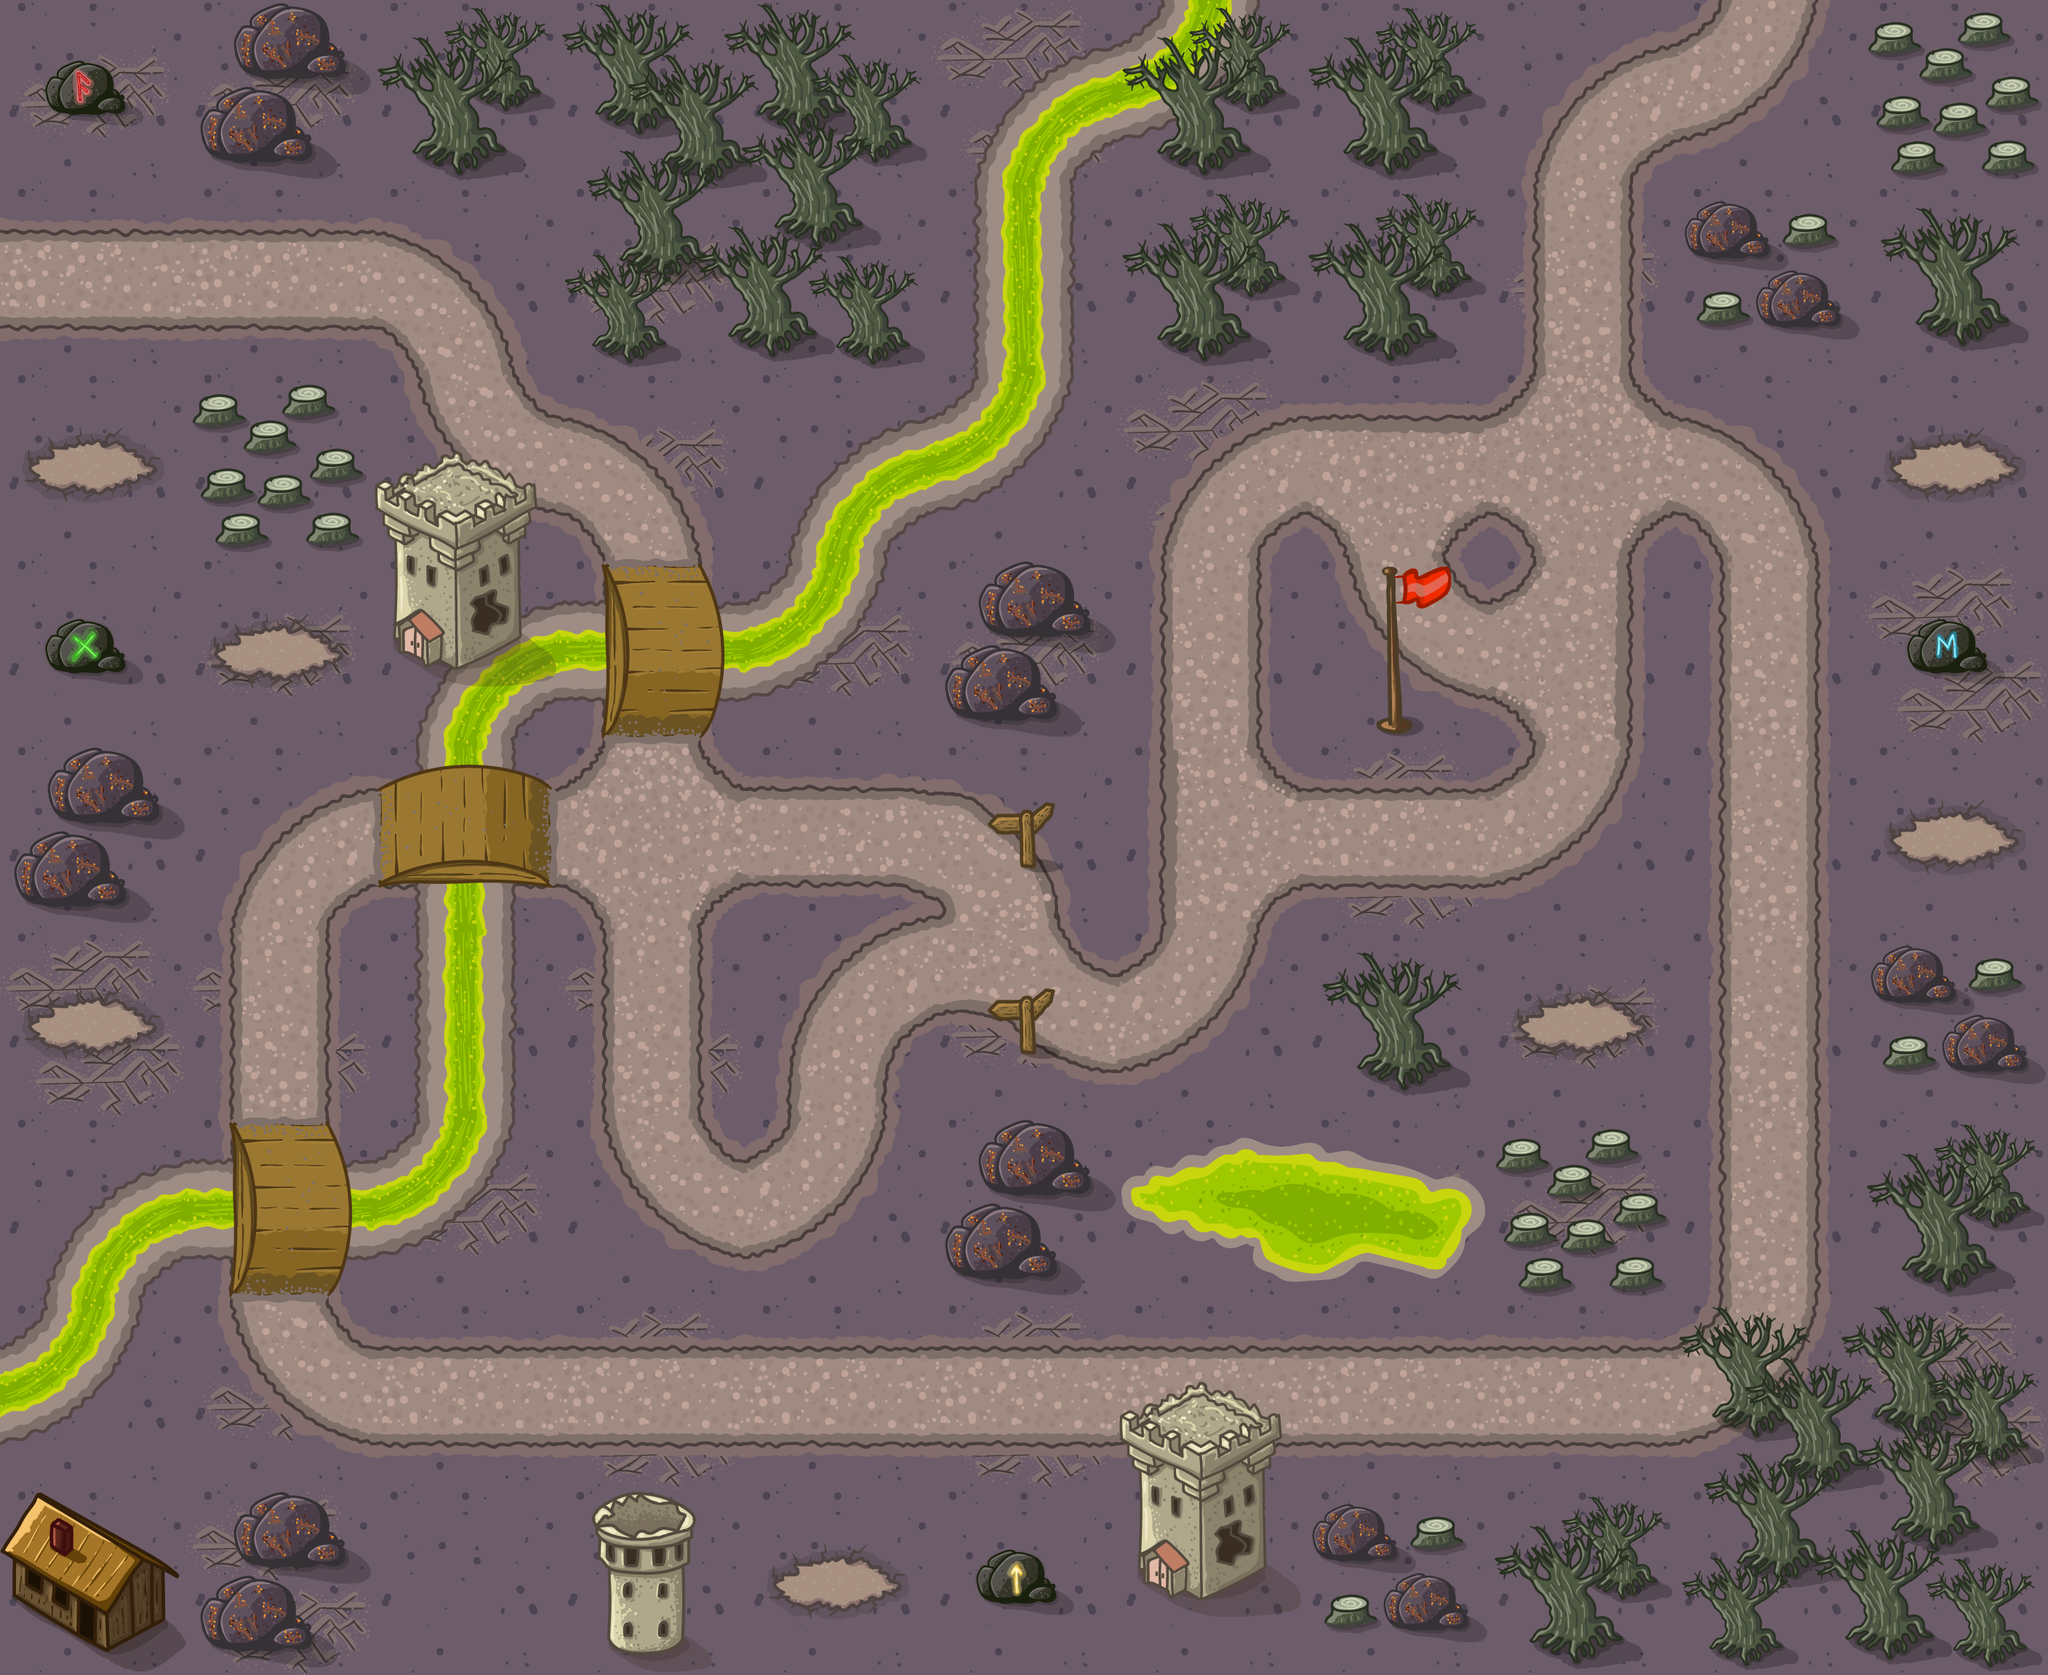

Below is a game level as drawn by its tile map, then a one-line description and the .tmx file that defines it, in full:
An orthogonal 11x9 tile map with 256x256 px tiles, 5 tile layers (bg, dec, road, river, ...).

<map version="1.5" tiledversion="1.7.2" orientation="orthogonal" renderorder="right-down" width="11" height="9" tilewidth="256" tileheight="256" infinite="0" nextlayerid="7" nextobjectid="1">
 <tileset firstgid="1" name="tail" tilewidth="256" tileheight="256" tilecount="49" columns="0">
  <grid orientation="orthogonal" width="1" height="1" />
  <tile id="105">
   <image width="256" height="256" source="../PNG/tail_3/1.png" />
  </tile>
  <tile id="106">
   <image width="256" height="256" source="../PNG/tail_3/2.png" />
  </tile>
  <tile id="107">
   <image width="256" height="256" source="../PNG/tail_3/3.png" />
  </tile>
  <tile id="108">
   <image width="256" height="256" source="../PNG/tail_3/4.png" />
  </tile>
  <tile id="109">
   <image width="256" height="256" source="../PNG/tail_3/5.png" />
  </tile>
  <tile id="110">
   <image width="256" height="256" source="../PNG/tail_3/6.png" />
  </tile>
  <tile id="111">
   <image width="256" height="256" source="../PNG/tail_3/7.png" />
  </tile>
  <tile id="112">
   <image width="256" height="256" source="../PNG/tail_3/8.png" />
  </tile>
  <tile id="113">
   <image width="256" height="256" source="../PNG/tail_3/9.png" />
  </tile>
  <tile id="114">
   <image width="256" height="256" source="../PNG/tail_3/10.png" />
  </tile>
  <tile id="115">
   <image width="256" height="256" source="../PNG/tail_3/11.png" />
  </tile>
  <tile id="116">
   <image width="256" height="256" source="../PNG/tail_3/12.png" />
  </tile>
  <tile id="117">
   <image width="256" height="256" source="../PNG/tail_3/13.png" />
  </tile>
  <tile id="118">
   <image width="256" height="256" source="../PNG/tail_3/14.png" />
  </tile>
  <tile id="119">
   <image width="256" height="256" source="../PNG/tail_3/15.png" />
  </tile>
  <tile id="120">
   <image width="256" height="256" source="../PNG/tail_3/16.png" />
  </tile>
  <tile id="121">
   <image width="256" height="256" source="../PNG/tail_3/17.png" />
  </tile>
  <tile id="122">
   <image width="256" height="256" source="../PNG/tail_3/18.png" />
  </tile>
  <tile id="123">
   <image width="256" height="256" source="../PNG/tail_3/19.png" />
  </tile>
  <tile id="124">
   <image width="256" height="256" source="../PNG/tail_3/20.png" />
  </tile>
  <tile id="125">
   <image width="256" height="256" source="../PNG/tail_3/21.png" />
  </tile>
  <tile id="126">
   <image width="256" height="256" source="../PNG/tail_3/22.png" />
  </tile>
  <tile id="127">
   <image width="256" height="256" source="../PNG/tail_3/23.png" />
  </tile>
  <tile id="128">
   <image width="256" height="256" source="../PNG/tail_3/24.png" />
  </tile>
  <tile id="129">
   <image width="256" height="256" source="../PNG/tail_3/25.png" />
  </tile>
  <tile id="130">
   <image width="256" height="256" source="../PNG/tail_3/26.png" />
  </tile>
  <tile id="131">
   <image width="256" height="256" source="../PNG/tail_3/27.png" />
  </tile>
  <tile id="132">
   <image width="256" height="256" source="../PNG/tail_3/28.png" />
  </tile>
  <tile id="133">
   <image width="256" height="256" source="../PNG/tail_3/29.png" />
  </tile>
  <tile id="134">
   <image width="256" height="256" source="../PNG/tail_3/30.png" />
  </tile>
  <tile id="135">
   <image width="256" height="256" source="../PNG/tail_3/31.png" />
  </tile>
  <tile id="136">
   <image width="256" height="256" source="../PNG/tail_3/32.png" />
  </tile>
  <tile id="137">
   <image width="256" height="256" source="../PNG/tail_3/33.png" />
  </tile>
  <tile id="138">
   <image width="256" height="256" source="../PNG/tail_3/34.png" />
  </tile>
  <tile id="139">
   <image width="256" height="256" source="../PNG/tail_3/35.png" />
  </tile>
  <tile id="140">
   <image width="256" height="256" source="../PNG/tail_3/36.png" />
  </tile>
  <tile id="141">
   <image width="256" height="256" source="../PNG/tail_3/37.png" />
  </tile>
  <tile id="142">
   <image width="256" height="256" source="../PNG/tail_3/38.png" />
  </tile>
  <tile id="143">
   <image width="256" height="256" source="../PNG/tail_3/39.png" />
  </tile>
  <tile id="144">
   <image width="256" height="256" source="../PNG/tail_3/40.png" />
  </tile>
  <tile id="145">
   <image width="256" height="256" source="../PNG/tail_3/41.png" />
  </tile>
  <tile id="146">
   <image width="256" height="256" source="../PNG/tail_3/42.png" />
  </tile>
  <tile id="147">
   <image width="256" height="256" source="../PNG/tail_3/43.png" />
  </tile>
  <tile id="148">
   <image width="256" height="256" source="../PNG/tail_3/44.png" />
  </tile>
  <tile id="149">
   <image width="256" height="256" source="../PNG/tail_3/45.png" />
  </tile>
  <tile id="150">
   <image width="256" height="256" source="../PNG/tail_3/46.png" />
  </tile>
  <tile id="151">
   <image width="256" height="256" source="../PNG/tail_3/47.png" />
  </tile>
  <tile id="152">
   <image width="256" height="256" source="../PNG/tail_3/48.png" />
  </tile>
  <tile id="153">
   <image width="256" height="256" source="../PNG/tail_3/49.png" />
  </tile>
 </tileset>
 <layer id="4" name="bg" width="11" height="9">
  <data encoding="csv">
131,131,131,131,131,131,131,131,131,131,131,
131,131,131,131,131,131,131,131,131,131,131,
131,131,131,131,131,131,131,131,131,131,131,
131,131,131,131,131,131,131,131,131,131,131,
131,131,131,131,131,131,131,131,131,131,131,
131,131,131,131,131,131,131,131,131,131,131,
131,131,131,131,131,131,131,131,131,131,131,
131,131,131,131,131,131,131,131,131,131,131,
131,131,131,131,131,131,131,131,131,131,131
</data>
 </layer>
 <layer id="6" name="dec" width="11" height="9">
  <data encoding="csv">
134,134,0,0,0,147,0,0,0,0,0,
0,0,0,134,0,0,0,0,134,0,0,
0,0,0,134,0,0,147,0,147,0,0,
0,134,0,0,134,134,0,0,0,0,147,
0,0,0,0,0,0,0,147,0,0,0,
147,147,0,147,0,134,0,0,134,0,0,
0,0,134,0,0,0,0,134,134,0,0,
0,134,134,147,0,147,0,134,0,0,147,
0,147,0,0,0,0,0,0,0,0,0
</data>
 </layer>
 <layer id="1" name="road" width="11" height="9">
  <data encoding="csv">
0,0,0,0,0,0,0,0,106,109,0,
111,111,107,0,0,0,0,0,110,0,0,
0,0,108,107,0,0,106,113,112,107,0,
0,0,0,110,0,0,110,108,2684354673,110,0,
0,106,111,112,114,115,1610612849,111,109,110,0,
0,110,0,110,116,117,109,0,0,110,0,
0,110,0,108,109,0,0,0,0,110,0,
0,108,111,111,111,111,111,111,111,109,0,
0,0,0,0,0,0,0,0,0,0,0
</data>
 </layer>
 <layer id="3" name="river" width="11" height="9">
  <data encoding="csv">
0,0,0,0,0,118,121,0,0,0,0,
0,0,0,0,0,122,0,0,0,0,0,
0,0,0,0,118,121,0,0,0,0,0,
0,0,118,123,121,0,0,0,0,0,0,
0,0,122,0,0,0,0,0,0,0,0,
0,0,122,0,0,0,0,0,0,0,0,
118,123,121,0,0,0,124,125,0,0,0,
121,0,0,0,0,0,0,0,0,0,0,
0,0,0,0,0,0,0,0,0,0,0
</data>
 </layer>
 <layer id="5" name="obj" width="11" height="9">
  <data encoding="csv">
140,130,145,148,149,0,145,145,0,0,139,
0,0,0,150,151,0,145,145,0,138,146,
136,139,153,0,0,0,0,0,0,0,136,
142,136,154,2684354686,0,130,0,128,0,0,141,
130,0,126,0,0,132,0,0,0,0,136,
136,0,0,0,0,132,0,146,136,0,138,
0,2684354686,0,0,0,130,0,0,139,0,145,
0,0,0,0,0,0,153,0,0,148,149,
127,130,0,152,136,143,154,138,145,150,151
</data>
 </layer>
</map>
